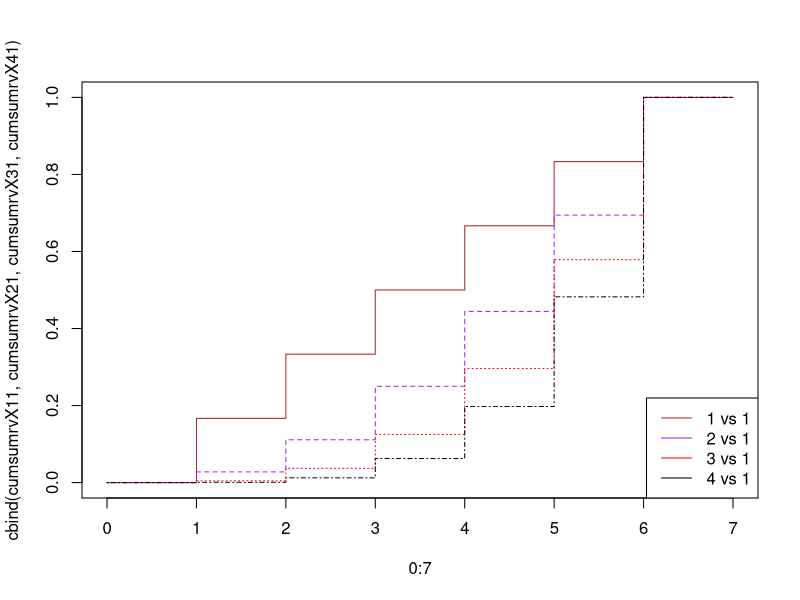
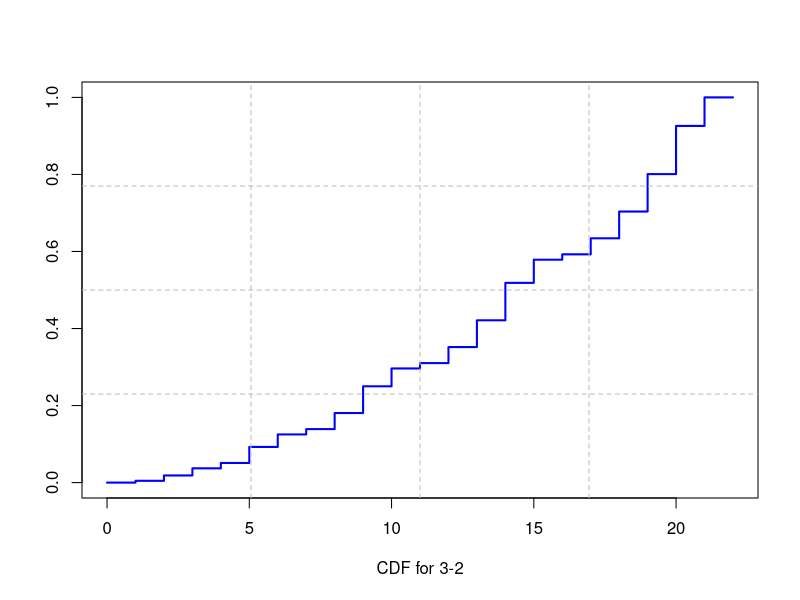
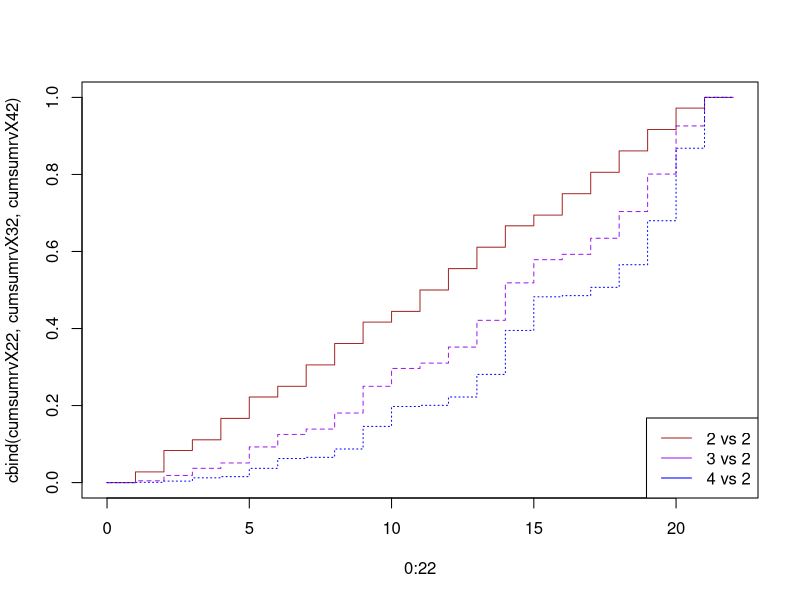
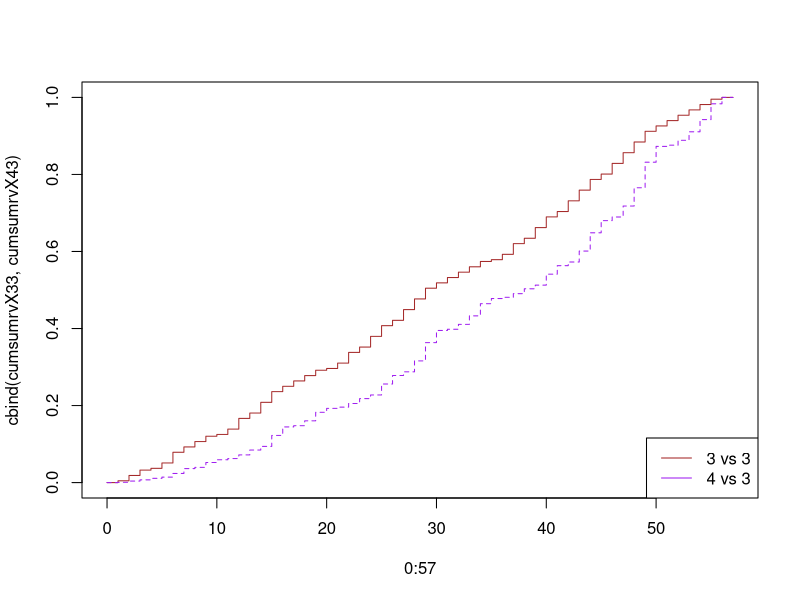
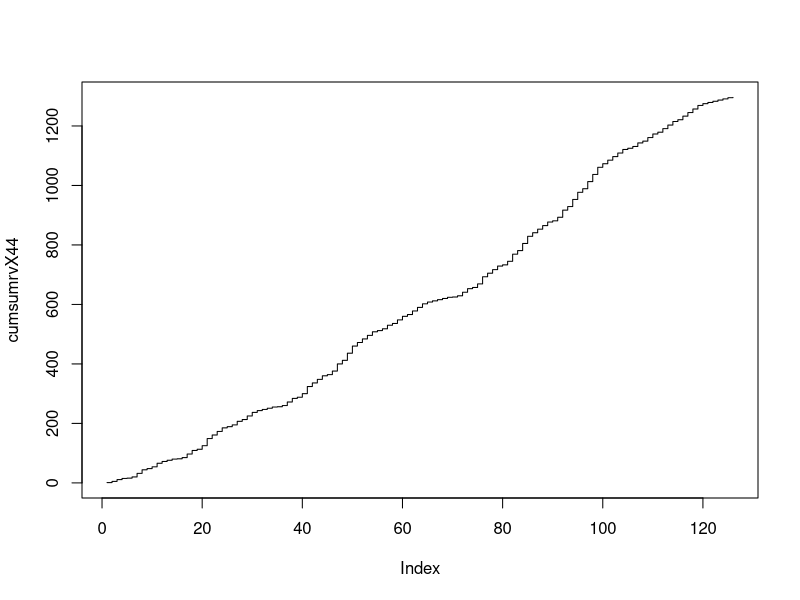
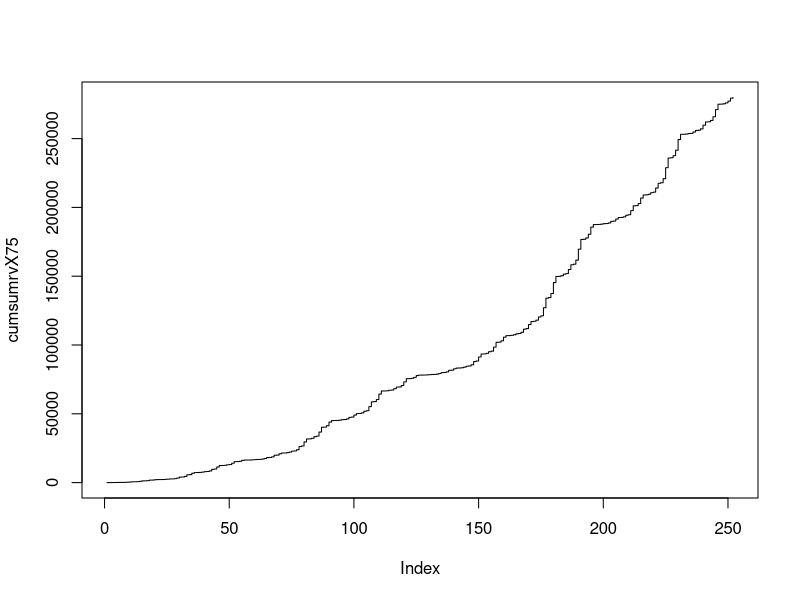

R code for these plots, in order:
#library(ggplot2) 

# Random variable X ordenado por combinaciones 1-1, 2-1, 2-2, ....
# CDF

# Scenario (n vs 1)
cumsumrvX11 <- c(0, 1, 2, 3, 4, 5, 6, 6) / 6
cumsumrvX21 <- c(0, 1, 4, 9, 16, 25, 36, 36) / 36
cumsumrvX31 <- c(0, 1, 8, 27, 64, 125, 216, 216) / 216
cumsumrvX41 <- c(0, 1, 16, 81, 256, 625, 1296, 1296) / 1296
matplot(
    0:7, 
    cbind(cumsumrvX11, cumsumrvX21, cumsumrvX31, cumsumrvX41), 
    type='s',
    col = c("brown", "purple", "red", "black"),
    do.points = TRUE, pch = 16,col.points = "blue"
    )
legend("bottomright", legend = c("1 vs 1", "2 vs 1", "3 vs 1", "4 vs 1"), 
        col = c("brown", "purple", "red", "black"),
        lty = 1)
 
mean(c(1, 2, 3, 4, 5, 6))

#
win.graph()
par(mfrow=c(1, 1))
cumsumrvX32 <- c(0, 1, 4, 8, 11, 20, 27, 30, 39, 54, 64, 67, 76, 91, 112, 125, 128, 137, 152, 173, 200, 216, 216) / 216
matplot(
    0:22,
    cumsumrvX32, 
    type='s', lwd = 2, col = "blue", xlab = "CDF for 3-2", ylab = ""
    )
grid(nx = 4, ny = 4,
     lty = 2,      # Grid line type
     col = "gray", # Grid line color
     lwd = 1)



# Scenario (n vs 2)
cumsumrvX22 <- c(0, 1, 3, 4, 6, 8, 9, 11, 13, 15, 16, 18, 20, 22, 24, 25, 27, 29, 31, 33, 35, 36, 36) / 36
cumsumrvX32 <- c(0, 1, 4, 8, 11, 20, 27, 30, 39, 54, 64, 67, 76, 91, 112, 125, 128, 137, 152, 173, 200, 216, 216) / 216
cumsumrvX42 <- c(0, 1, 5, 16, 20, 48, 81, 85, 113, 189, 256, 260, 288, 364, 512, 625, 629, 657, 733, 881, 1125, 1296, 1296) / 1296
color2 <- c("brown", "purple", "blue")
matplot(
    0:22, 
    cbind(cumsumrvX22, cumsumrvX32, cumsumrvX42), 
    type='s',
    col = color2,
    do.points = TRUE, pch = 16,col.points = "blue"
    )
legend("bottomright", legend = c("2 vs 2", "3 vs 2", "4 vs 2"), 
        col = color2,
        lty = 1)


# Scenario (n vs 3)
cumsumrvX33 <- c(0, 1, 4, 7, 8, 11, 17, 20, 23, 26, 27, 30, 36, 39, 45, 51, 54, 57, 60, 63, 64, 67, 73, 76, 82, 88, 91, 97, 103, 109, 112, 115, 118, 121, 124, 125, 128, 134, 137, 143, 149, 152, 158, 164, 170, 173, 179, 185, 191, 197, 200, 203, 206, 209, 212, 215, 216, 216) / 216
cumsumrvX43 <- c(0, 1, 5, 9, 14, 18, 30, 46, 50, 66, 75, 79, 91, 107, 119, 155, 183, 187, 203, 231, 244, 248, 260, 276, 288, 324, 352, 364, 400, 460, 500, 504, 520, 548, 588, 605, 609, 621, 637, 649, 685, 713, 725, 761, 821, 861, 873, 909, 969, 1053, 1105, 1109, 1125, 1153, 1193, 1245, 1266, 1266) / 1266
matplot(
    0:57,
    cbind(cumsumrvX33, cumsumrvX43), 
    type='s',
    col = c("brown", "purple"),
    do.points = TRUE, pch = 16,col.points = "blue"
    )
legend("bottomright", legend = c("3 vs 3", "4 vs 3"), 
        col = c("brown", "purple"),
        lty = 1)



# Scenario (4 vs 4)
cumsumrvX44 <- c(1, 5, 11, 15, 16, 20, 32, 44, 48, 54, 66, 72, 76, 80, 81, 85, 97, 109, 113, 125, 149, 161, 173, 185, 189, 195, 207, 213, 225, 237, 243, 247, 251, 255, 256, 260, 272, 284, 288, 300, 324, 336, 348, 360, 364, 376, 400, 412, 436, 460, 472, 484, 496, 508, 512, 518, 530, 536, 548, 560, 566, 578, 590, 602, 608, 612, 616, 620, 624, 625, 629, 641, 653, 657, 669, 693, 705, 717, 729, 733, 745, 769, 781, 805, 829, 841, 853, 865, 877, 881, 893, 917, 929, 953, 977, 989, 1013, 1037, 1061, 1073, 1085, 1097, 1109, 1121, 1125, 1131, 1143, 1149, 1161, 1173, 1179, 1191, 1203, 1215, 1221, 1233, 1245, 1257, 1269, 1275, 1279, 1283, 1287, 1291, 1295, 1296)
plot(cumsumrvX44, type='s')

# Scenario (5 vs 7)
cumsumrvX75 <- c(1, 8, 29, 64, 99, 128, 135, 177, 282, 422, 576, 597, 702, 912, 1248, 1283, 1423, 1808, 1843, 2088, 2187, 2194, 2236, 2341, 2481, 2635, 2677, 2887, 3307, 3979, 4084, 4504, 5659, 5799, 6779, 7290, 7311, 7416, 7626, 7962, 8067, 8487, 9642, 9852, 11322, 12393, 12428, 12568, 12953, 13093, 14073, 15228, 15263, 15508, 16173, 16384, 16391, 16433, 16538, 16678, 16832, 16874, 17084, 17504, 18176, 18281, 18701, 19856, 19996, 20976, 21487, 21529, 21739, 22159, 22831, 23041, 23881, 26191, 26611, 29551, 31693, 31798, 32218, 33373, 33793, 36733, 40198, 40338, 41318, 43978, 45056, 45077, 45182, 45392, 45728, 45833, 46253, 47408, 47618, 49088, 50159, 50264, 50684, 51839, 52259, 55199, 58664, 58874, 60344, 64334, 66560, 66595, 66735, 67120, 67260, 68240, 69395, 69535, 70515, 73175, 75520, 75555, 75800, 76465, 77760, 78125, 78132, 78174, 78279, 78419, 78573, 78615, 78825, 79245, 79917, 80022, 80442, 81597, 81737, 82717, 83228, 83270, 83480, 83900, 84572, 84782, 85622, 87932, 88352, 91292, 93434, 93539, 93959, 95114, 95534, 98474, 101939, 102079, 103059, 105719, 106797, 106839, 107049, 107469, 108141, 108351, 109191, 111501, 111921, 114861, 117003, 117213, 118053, 120363, 121203, 127083, 134013, 134433, 137373, 145353, 149805, 149910, 150330, 151485, 151905, 154845, 158310, 158730, 161670, 169650, 176685, 176825, 177805, 180465, 185645, 187500, 187521, 187626, 187836, 188172, 188277, 188697, 189852, 190062, 191532, 192603, 192708, 193128, 194283, 194703, 197643, 201108, 201318, 202788, 206778, 209004, 209109, 209529, 210684, 211104, 214044, 217509, 217929, 220869, 228849, 235884, 236094, 237564, 241554, 249324, 253125, 253160, 253300, 253685, 253825, 254805, 255960, 256100, 257080, 259740, 262085, 262225, 263205, 265865, 271045, 275000, 275035, 275280, 275945, 277240, 279375, 279936)
plot(cumsumrvX75, type='s')
